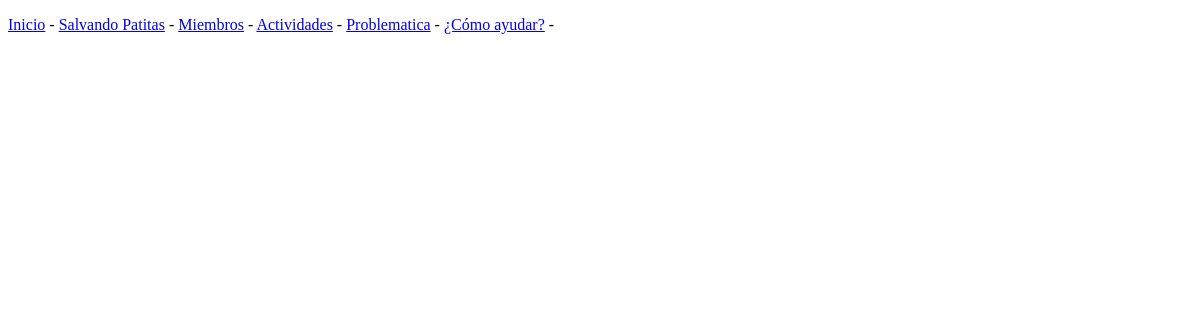
The page /como_ayudar/ on the database as committed earlier.
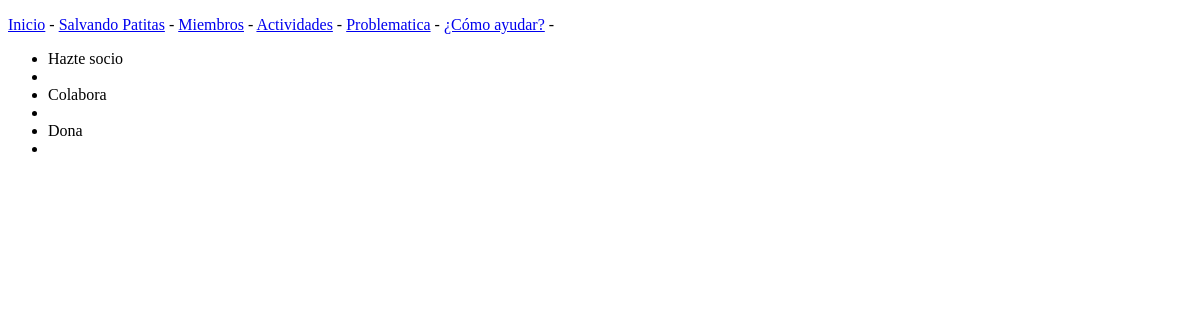
The same page on the database as committed later.
### salvando_patas/models.py (models this page shows)
class HelpOption(models.Model):
    title = models.CharField(max_length=200)
    description = models.TextField()

### salvando_patas/views.py (the view)
# urls.py: path('como_ayudar/',views.como_ayudar,name='como_ayudar'),
def como_ayudar(request):
    objetos = HelpOption.objects.all()
    context = {'objetos':objetos}
    return render(request,'salvando_patas/como_ayudar.html',context)

### salvando_patas/templates/salvando_patas/como_ayudar.html (shortened to what this page needs)
<!DOCTYPE html>
<html lang="es">
<head>
</head>
<body>
{% extends 'salvando_patas/base.html' %}
{% block content %}
    <ul>
    {% for objeto in objetos %}
        <li>{{ objeto.title }}</li>
        <li>{{ objeto.description }}</li>
    {% endfor %}
    </ul>
{% endblock content %}

Rows that differ between the two databases and show on the page:
added HelpOption: title "Hazte socio"
added HelpOption: title "Colabora"
added HelpOption: title "Dona"
